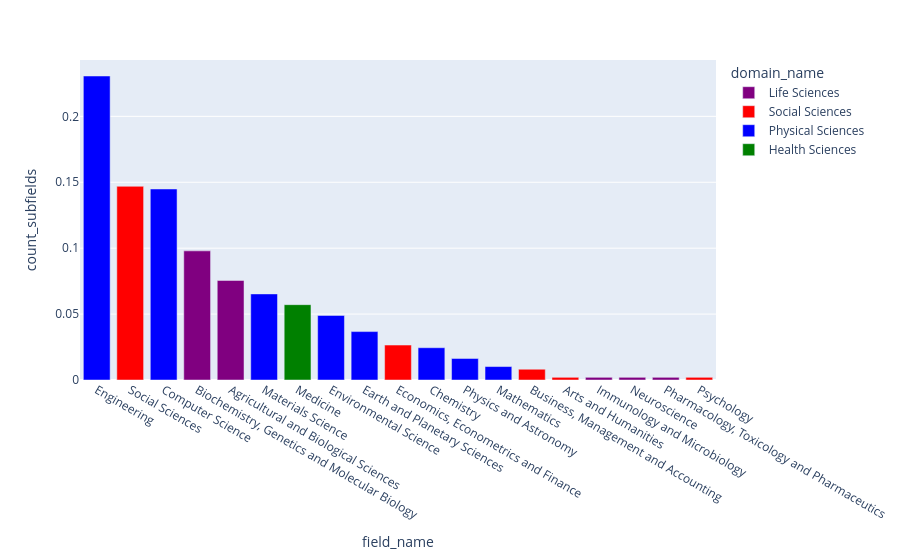

Source (notebook cell):
### Code cell
px.bar(df_fields_counted, x="field_name", y="count_subfields", color="domain_name",
       category_orders={"field_name": df_fields_counted.sort_values("count_subfields", ascending=False)["field_name"]},
       color_discrete_map=color_by_domain)

### Figure 1 — Plotly figure (JSON) as saved in the notebook; plotly's stock layout.template omitted (floating-point values rounded to 4 significant figures)
{"data": [{"hovertemplate": "domain_name=Life Sciences<br>field_name=%{x}<br>count_subfields=%{y}<extra></extra>", "legendgroup": "Life Sciences", "marker": {"color": "purple", "pattern": {"shape": ""}}, "name": "Life Sciences", "orientation": "v", "showlegend": true, "textposition": "auto", "x": ["Agricultural and Biological Sciences", "Biochemistry, Genetics and Molecular Biology", "Immunology and Microbiology", "Neuroscience", "Pharmacology, Toxicology and Pharmaceutics"], "xaxis": "x", "y": [0.07551, 0.09796, 0.002041, 0.002041, 0.002041], "yaxis": "y", "type": "bar"}, {"hovertemplate": "domain_name=Social Sciences<br>field_name=%{x}<br>count_subfields=%{y}<extra></extra>", "legendgroup": "Social Sciences", "marker": {"color": "red", "pattern": {"shape": ""}}, "name": "Social Sciences", "orientation": "v", "showlegend": true, "textposition": "auto", "x": ["Arts and Humanities", "Business, Management and Accounting", "Economics, Econometrics and Finance", "Psychology", "Social Sciences"], "xaxis": "x", "y": [0.002041, 0.008163, 0.02653, 0.002041, 0.1469], "yaxis": "y", "type": "bar"}, {"hovertemplate": "domain_name=Physical Sciences<br>field_name=%{x}<br>count_subfields=%{y}<extra></extra>", "legendgroup": "Physical Sciences", "marker": {"color": "blue", "pattern": {"shape": ""}}, "name": "Physical Sciences", "orientation": "v", "showlegend": true, "textposition": "auto", "x": ["Chemistry", "Computer Science", "Earth and Planetary Sciences", "Engineering", "Environmental Science", "Materials Science", "Mathematics", "Physics and Astronomy"], "xaxis": "x", "y": [0.02449, 0.1449, 0.03673, 0.2306, 0.04898, 0.06531, 0.0102, 0.01633], "yaxis": "y", "type": "bar"}, {"hovertemplate": "domain_name=Health Sciences<br>field_name=%{x}<br>count_subfields=%{y}<extra></extra>", "legendgroup": "Health Sciences", "marker": {"color": "green", "pattern": {"shape": ""}}, "name": "Health Sciences", "orientation": "v", "showlegend": true, "textposition": "auto", "x": ["Medicine"], "xaxis": "x", "y": [0.05714], "yaxis": "y", "type": "bar"}], "layout": {"xaxis": {"anchor": "y", "domain": [0.0, 1.0], "title": {"text": "field_name"}, "categoryorder": "array", "categoryarray": ["Engineering", "Social Sciences", "Computer Science", "Biochemistry, Genetics and Molecular Biology", "Agricultural and Biological Sciences", "Materials Science", "Medicine", "Environmental Science", "Earth and Planetary Sciences", "Economics, Econometrics and Finance", "Chemistry", "Physics and Astronomy", "Mathematics", "Business, Management and Accounting", "Arts and Humanities", "Immunology and Microbiology", "Neuroscience", "Pharmacology, Toxicology and Pharmaceutics", "Psychology"]}, "yaxis": {"anchor": "x", "domain": [0.0, 1.0], "title": {"text": "count_subfields"}}, "legend": {"title": {"text": "domain_name"}, "tracegroupgap": 0}, "margin": {"t": 60}, "barmode": "relative"}}
